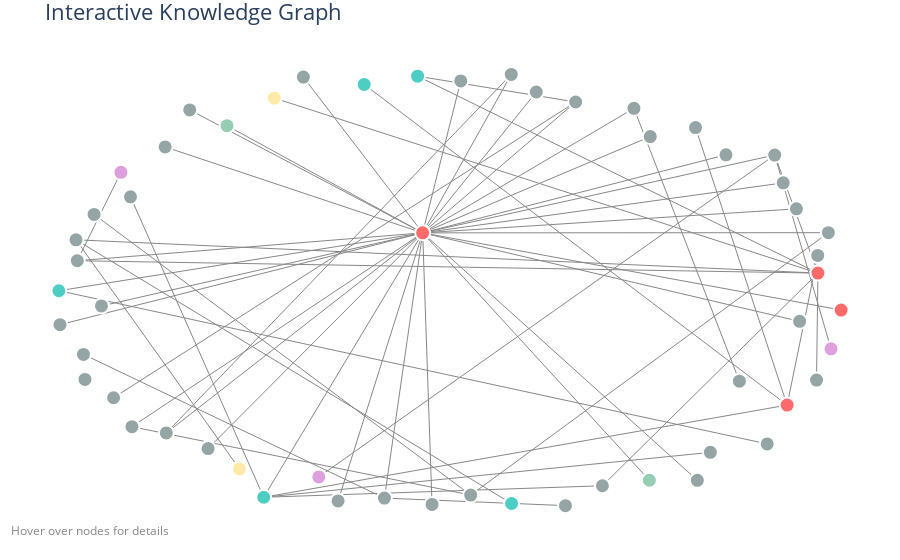

Here is the notebook cell this chart was saved with:
### Code cell
import plotly.graph_objects as go

pos = nx.spring_layout(g, k=2, iterations=50)

edge_x = []
edge_y = []
for u, v in g.edges():
    edge_x += [pos[u][0], pos[v][0], None]
    edge_y += [pos[u][1], pos[v][1], None]

edge_trace = go.Scatter(
    x=edge_x, y=edge_y,
    line=dict(width=1, color='#888'),
    hoverinfo='none',
    mode='lines')

node_x, node_y = zip(*[pos[n] for n in g.nodes()])

node_text = []
node_colors = []
for node in g.nodes():
    node_info = g.nodes[node]
    node_type = node_info.get('type', 'Unknown')
    hover_text = f"<b>{node}</b><br>Type: {node_type}"

    for key, value in node_info.items():
        if key != 'type':
            hover_text += f"<br>{key}: {value}"
    
    node_text.append(hover_text)
    
    color_map = {
        'Person': '#FF6B6B',
        'Organization': '#4ECDC4',
        'Location': '#45B7D1',
        'Event': '#96CEB4',
        'Date': '#FFEAA7',
        'Technology': '#DDA0DD',
        'Unknown': '#95A5A6'
    }
    node_colors.append(color_map.get(node_type, '#95A5A6'))

node_trace = go.Scatter(
    x=node_x, y=node_y,
    mode='markers',
    hoverinfo='text',
    text=node_text,
    marker=dict(
        size=15,
        color=node_colors,
        line=dict(width=2, color='white')
    ))

fig = go.Figure(data=[edge_trace, node_trace],
                layout=go.Layout(
                    title='Interactive Knowledge Graph',
                    font_size=16,
                    showlegend=False,
                    hovermode='closest',
                    margin=dict(b=20,l=5,r=5,t=40),
                    annotations=[ dict(
                        text="Hover over nodes for details",
                        showarrow=False,
                        xref="paper", yref="paper",
                        x=0.005, y=-0.002,
                        xanchor='left', yanchor='bottom',
                        font=dict(color='#888', size=12)
                    )],
                    xaxis=dict(showgrid=False, zeroline=False, showticklabels=False),
                    yaxis=dict(showgrid=False, zeroline=False, showticklabels=False),
                    plot_bgcolor='white'
                ))

fig.show()

print(f"Interactive graph created with {g.number_of_nodes()} nodes and {g.number_of_edges()} edges")

### Figure 1 — Plotly figure (JSON) as saved in the notebook; plotly's stock layout.template omitted (floating-point values rounded to 4 significant figures; data arrays with more than 128 entries replaced by an {"elided": "..."} marker saying what was removed)
{"data": [{"hoverinfo": "none", "line": {"color": "#888", "width": 1}, "mode": "lines", "type": "scatter", "x": {"elided": "177 float values"}, "y": {"elided": "177 float values"}}, {"hoverinfo": "text", "marker": {"color": ["#FF6B6B", "#95A5A6", "#95A5A6", "#95A5A6", "#4ECDC4", "#4ECDC4", "#95A5A6", "#FFEAA7", "#95A5A6", "#FFEAA7", "#4ECDC4", "#95A5A6", "#FF6B6B", "#95A5A6", "#95A5A6", "#95A5A6", "#95A5A6", "#95A5A6", "#95A5A6", "#95A5A6", "#95A5A6", "#95A5A6", "#95A5A6", "#95A5A6", "#95A5A6", "#95A5A6", "#95A5A6", "#95A5A6", "#4ECDC4", "#DDA0DD", "#DDA0DD", "#DDA0DD", "#95A5A6", "#FF6B6B", "#4ECDC4", "#95A5A6", "#95A5A6", "#96CEB4", "#FF6B6B", "#95A5A6", "#95A5A6", "#95A5A6", "#95A5A6", "#95A5A6", "#96CEB4", "#95A5A6", "#95A5A6", "#95A5A6", "#95A5A6", "#95A5A6", "#95A5A6", "#95A5A6", "#95A5A6", "#95A5A6", "#95A5A6", "#95A5A6"], "line": {"color": "white", "width": 2}, "size": 15}, "mode": "markers", "text": ["<b>Elon Reeve Musk</b><br>Type: Person", "<b>Tesla</b><br>Type: Company", "<b>Spacex</b><br>Type: Company", "<b>X</b><br>Type: Social network", "<b>Twitter</b><br>Type: Organization", "<b>Department Of Government Efficiency</b><br>Type: Organization", "<b>Doge</b><br>Type: Concept", "<b>June 28, 1971</b><br>Type: Date", "<b>2021</b><br>Type: Year", "<b>May 2025</b><br>Type: Date", "<b>Forbes</b><br>Type: Organization", "<b>Us$424.7 Billion</b><br>Type: Financial value", "<b>Musk</b><br>Type: Person", "<b>Pretoria</b><br>Type: City", "<b>South Africa</b><br>Type: Country", "<b>Canada</b><br>Type: Country", "<b>University Of Pennsylvania</b><br>Type: University", "<b>California</b><br>Type: State", "<b>United States</b><br>Type: Country", "<b>Zip2</b><br>Type: Company", "<b>X.Com</b><br>Type: Company", "<b>Paypal</b><br>Type: Company", "<b>Ebay</b><br>Type: Company", "<b>1989</b><br>Type: Year", "<b>1997</b><br>Type: Year", "<b>1995</b><br>Type: Year", "<b>1999</b><br>Type: Year", "<b>2002</b><br>Type: Year", "<b>Openai</b><br>Type: Organization", "<b>Reusable Rockets</b><br>Type: Technology", "<b>Commercial Spaceflight</b><br>Type: Technology", "<b>Electric Vehicles</b><br>Type: Technology", "<b>Artificial Intelligence Research</b><br>Type: Field", "<b>Person</b><br>Type: Person", "<b>Xai</b><br>Type: Organization", "<b>Neuralink</b><br>Type: Company", "<b>The Boring Company</b><br>Type: Company", "<b>2024 U.S. Presidential Election</b><br>Type: Event", "<b>Donald Trump</b><br>Type: Person", "<b>America Party</b><br>Type: Political party", "<b>Global Far-Right Figures</b><br>Type: Group", "<b>Global Far-Right Causes</b><br>Type: Concept", "<b>Global Far-Right Political Parties</b><br>Type: Group", "<b>Trump Administration</b><br>Type: Government body", "<b>Covid-19 Pandemic</b><br>Type: Event", "<b>Hate Speech</b><br>Type: Concept", "<b>Misinformation</b><br>Type: Concept", "<b>Conspiracy Theories</b><br>Type: Concept", "<b>Antisemitic Comments</b><br>Type: Concept", "<b>Racist Comments</b><br>Type: Concept", "<b>Transphobic Comments</b><br>Type: Concept", "<b>Unscientific Statements</b><br>Type: Concept", "<b>Misleading Statements</b><br>Type: Concept", "<b>Covid-19 Misinformation</b><br>Type: Concept", "<b>Second Trump Administration</b><br>Type: Administration", "<b>Public Backlash</b><br>Type: Concept"], "type": "scatter", "x": [0.9367, -0.953, 0.8264, 0.3868, -0.4773, -0.08469, 0.3186, -0.4505, 0.9331, -0.5394, 0.155, -0.9563, -0.07175, 0.4673, 0.7363, -0.3762, -0.9971, 0.1542, -0.726, -0.1694, 0.9634, 0.05077, -0.9102, 0.8481, 0.5089, 0.2925, -0.9372, -0.8135, -1, 0.97, -0.3368, -0.8416, 0.8072, 0.8581, -0.221, 0.6244, 0.9362, 0.5066, 0.9959, 0.89, -0.6193, 0.702, -0.8913, -0.7289, -0.571, -0.8172, 0.6622, 0.2181, -0.04789, -0.2876, 0.02539, -0.6662, 0.8819, 0.6291, -0.9334, -0.8604], "y": [0.09802, 0.1534, 0.6262, -0.8534, -0.9048, 0.979, 0.8635, 0.881, -0.3807, -0.7779, -0.9328, 0.247, 0.2781, 0.8352, -0.3857, 0.975, -0.1326, 0.9871, -0.6172, -0.9086, 0.2789, -0.895, 0.3605, 0.5018, 0.7089, -0.9422, -0.2656, -0.5892, 0.01916, -0.2405, -0.814, 0.5488, -0.6661, -0.4924, 0.9424, 0.7491, 0.1773, -0.8288, -0.06728, -0.1179, -0.6869, 0.6272, -0.04896, 0.6626, 0.7578, 0.4394, -0.7039, 0.9082, -0.9369, -0.9214, 0.9577, 0.8282, 0.3855, -0.829, -0.3778, -0.4595]}], "layout": {"annotations": [{"font": {"color": "#888", "size": 12}, "showarrow": false, "text": "Hover over nodes for details", "x": 0.005, "xanchor": "left", "xref": "paper", "y": -0.002, "yanchor": "bottom", "yref": "paper"}], "font": {"size": 16}, "hovermode": "closest", "margin": {"b": 20, "l": 5, "r": 5, "t": 40}, "plot_bgcolor": "white", "showlegend": false, "title": {"text": "Interactive Knowledge Graph"}, "xaxis": {"showgrid": false, "showticklabels": false, "zeroline": false}, "yaxis": {"showgrid": false, "showticklabels": false, "zeroline": false}}}
